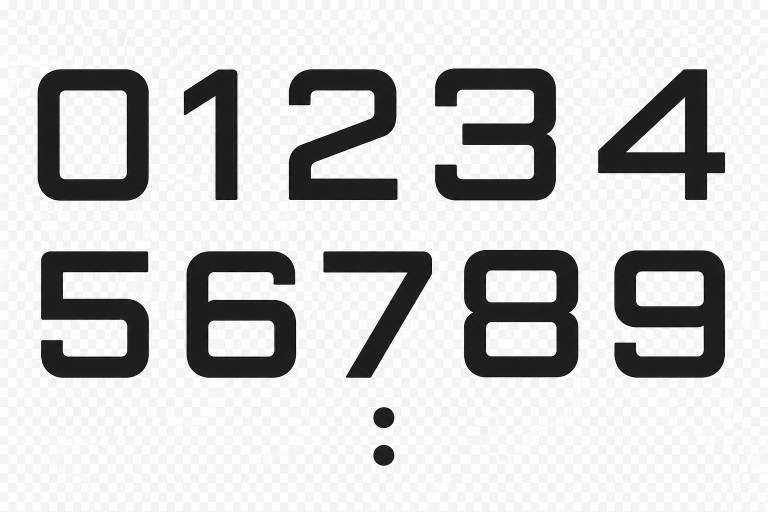
#> input picture tools/assets/clock_digits.png, 1536 x 1024 px (shown at 1/2 size)
$ python build_clock_font.py
#> lines starting #> are read from the running program, lines starting #| are printed output that depends on the picture; after the words box and inside, x2 and y2 are one past the last pixel; in counts of white or black regions, pixels touching at a corner belong together
#!/usr/bin/env python3
"""Build res/font/clockdigits.ttf from tools/assets/clock_digits.png.

The sheet holds 0-4 on one row and 5-9 on the next. Each digit is traced to
outlines with potrace, normalised to a common height and baseline, and given a
uniform (tabular) advance so the clock never shifts as the time changes.

A real font is the cheap way to do this on a watch: the system text engine
caches rendered glyphs, so a ten-glyph face costs no more per frame than the
built-in one, and the file is a few KB rather than a pile of PNGs.
"""
import pathlib

import numpy as np
import potrace
from PIL import Image
from fontTools.fontBuilder import FontBuilder
from fontTools.pens.cu2quPen import Cu2QuPen
from fontTools.pens.ttGlyphPen import TTGlyphPen

ROOT = pathlib.Path(__file__).resolve().parent
SHEET = ROOT / "assets/clock_digits.png"
OUT = ROOT.parent / "watchface/src/main/res/font/clockdigits.ttf"

UPM = 1000
DIGIT_HEIGHT = 700        # baseline to top of a digit, in font units
SIDE_BEARING = 8          # padding either side of the widest digit
INK_MAX_LUMA = 128        # the sheet is dark ink on a light checkerboard
ROW_GAP = 20              # min blank rows separating the two digit rows
MIN_ROW_FRACTION = 0.2    # a digit row is tall; the stray colon sample is not
COL_GAP = 8               # min blank cols separating digits
CURVE_ERROR = 1.0         # cubic -> quadratic tolerance, font units

FAMILY = "clockdigits"
STYLE = "Regular"


def runs(flags, gap):
    """Index ranges of True, merging breaks shorter than `gap`."""
    out, start, last = [], None, None
    for i, on in enumerate(flags):
        if on:
            if start is None:
                start = i
            last = i
        elif start is not None and i - last > gap:
            out.append((start, last))
            start = None
    if start is not None:
        out.append((start, last))
    return out


def find_digits(ink):
    """Return the ten digit bitmaps in 0-9 order, top row first."""
    bands = runs(ink.any(axis=1), ROW_GAP)
    # drops the loose colon sample sitting under the digits
    bands = [b for b in bands if b[1] - b[0] > ink.shape[0] * MIN_ROW_FRACTION]
    assert len(bands) == 2, "expected two digit rows, got %d" % len(bands)

    cells = []
    for y0, y1 in bands:
        band = ink[y0:y1 + 1]
        cols = runs(band.any(axis=0), COL_GAP)
        assert len(cols) == 5, "expected 5 digits per row, got %d" % len(cols)
        for x0, x1 in cols:
            sub = band[:, x0:x1 + 1]
            rows = np.where(sub.any(axis=1))[0]
            cells.append(sub[rows.min():rows.max() + 1])
    return cells


def trace(bitmap):
    """Trace a bool bitmap into contours of (points, is_hole) in y-up units."""
    # potrace inverts a bool bitmap internally, so hand it the inverse of the ink
    path = potrace.Bitmap(~bitmap).trace()
    h = bitmap.shape[0]
    contours = []
    for curve in path:
        pts = []

        def pt(p):
            # potrace works in image space (y down); flip to font space (y up)
            return (float(p.x), float(h - p.y))

        start = pt(curve.start_point)
        pts.append(("move", start))
        for seg in curve:
            if seg.is_corner:
                pts.append(("line", pt(seg.c)))
                pts.append(("line", pt(seg.end_point)))
            else:
                pts.append(("curve", pt(seg.c1), pt(seg.c2), pt(seg.end_point)))
        contours.append(pts)
    return contours


# [72 lines left out: functions signed_area, inside, orient, reverse_contour, draw, not called in this run]


def main():
    img = np.asarray(Image.open(SHEET).convert("L")).astype(int)
    ink = img < INK_MAX_LUMA
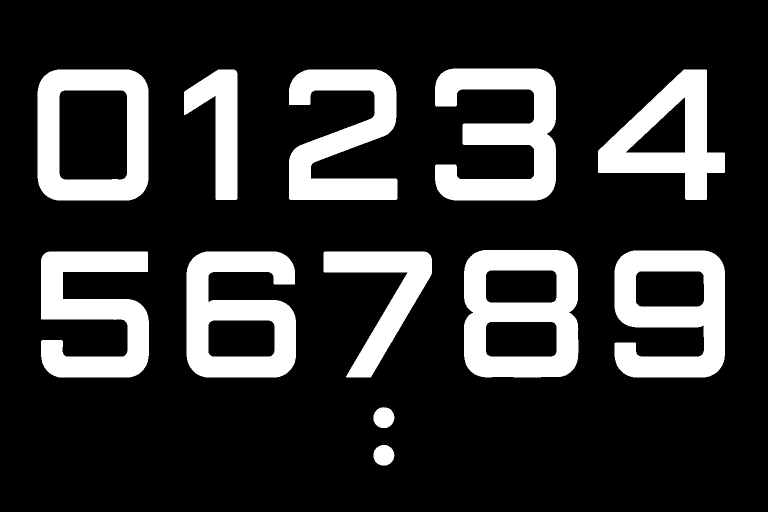
#> ink: shape (1024, 1536) bool (shown at 1/2 size); 19.4% white; 12 white regions, largest, box (x1, y1, x2, y2) and area: (928, 500, 1157, 755) 37277, (870, 137, 1112, 401) 35705, (1229, 501, 1450, 755) 35512
    cells = find_digits(ink)
#> the loop in runs, `for i, on in enumerate(flags):` made 1024 passes
#> start on pass 138: 137
#> after the loop in runs, `for i, on in enumerate(flags):`: out = [(137, 400), (500, 754), (814, 855), (890, 930)]
#> in find_digits, `bands = [b for b in bands if b[1] - b[0] > ink.shape[0] * MIN_ROW_FRAC..`: bands = [(137, 400), (500, 754)]
#> the loop in find_digits, `for y0, y1 in bands:` made 2 passes
#> pass 1, in find_digits, `band = ink[y0:y1 + 1]`:
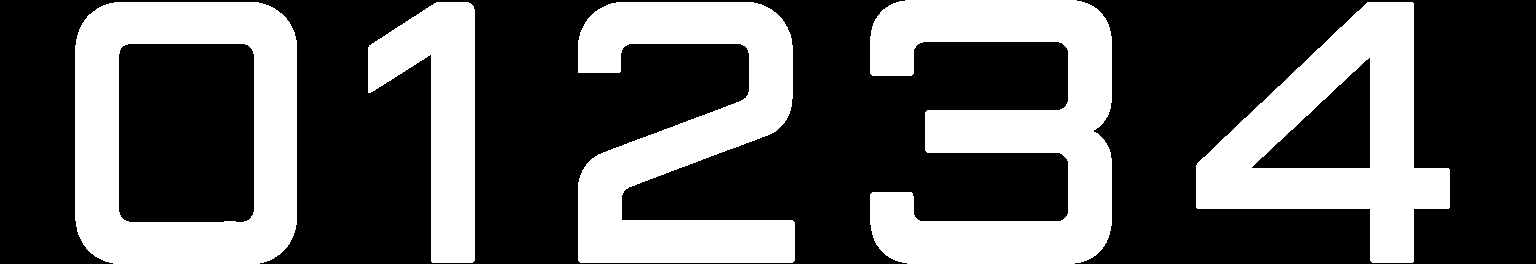
#> band: shape (264, 1536) bool; 35.1% white; 5 white regions, box (x1, y1, x2, y2) and area: (870, 0, 1112, 264) 35705, (75, 2, 297, 264) 32487, (578, 2, 795, 263) 31064, (1196, 2, 1450, 263) 28444, (368, 2, 475, 263) 14531
#> pass 2, in find_digits, `band = ink[y0:y1 + 1]`:
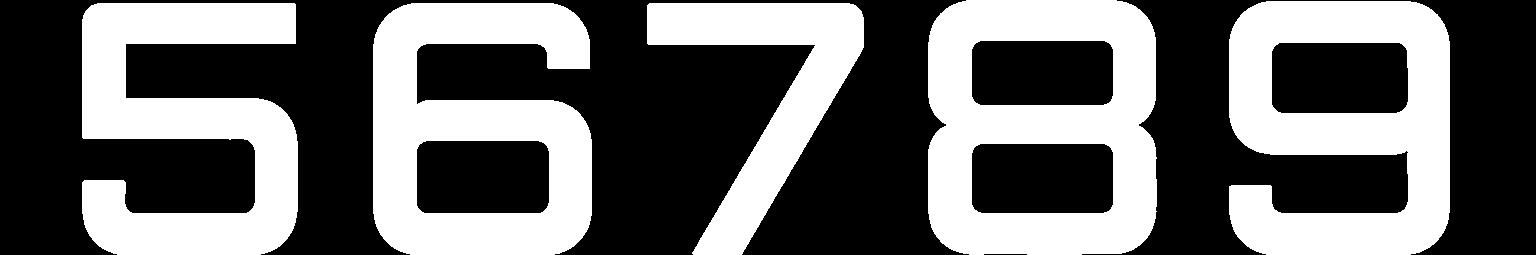
#> band: shape (255, 1536) bool; 40.8% white; 5 white regions, box (x1, y1, x2, y2) and area: (928, 0, 1157, 255) 37277, (1229, 1, 1450, 255) 35512, (373, 3, 592, 255) 34903, (82, 3, 298, 255) 32409, (647, 3, 864, 255) 19699
#> after the loop in find_digits, `for y0, y1 in bands:`: cells = 10 items
#> cells = 10 items

    traced, widths = [], []
    for bmp in cells:
        contours = orient(trace(bmp))
        scale = DIGIT_HEIGHT / float(bmp.shape[0])
        traced.append((contours, scale))
        widths.append(bmp.shape[1] * scale)
#> this loop made 1 pass
#> after the loop, traced = []; widths = []

    advance = int(round(max(widths) + 2 * SIDE_BEARING))
    print("tabular advance: %d units (%.1f%% of em)" % (advance, 100.0 * advance / UPM))

    order = [".notdef"] + [str(d) for d in range(10)]
    glyphs, metrics = {}, {}

    pen = TTGlyphPen(None)
    glyphs[".notdef"] = pen.glyph()
    metrics[".notdef"] = (advance, 0)

    for digit, (contours, scale) in enumerate(traced):
        tt = TTGlyphPen(None)
        pen = Cu2QuPen(tt, CURVE_ERROR)
        dx = (advance - widths[digit]) / 2.0
        draw(contours, pen, scale, dx, 0)
        glyphs[str(digit)] = tt.glyph()
        metrics[str(digit)] = (advance, int(round(dx)))
        print("  %s  width %3d  bearing %3d" % (digit, round(widths[digit]), round(dx)))

    fb = FontBuilder(UPM, isTTF=True)
    fb.setupGlyphOrder(order)
    fb.setupCharacterMap({ord(str(d)): str(d) for d in range(10)})
    fb.setupGlyf(glyphs)
    fb.setupHorizontalMetrics(metrics)

    # centre the digit block in the line box so the clock sits level
    ascent = (UPM + DIGIT_HEIGHT) // 2
    descent = ascent - UPM
    fb.setupHorizontalHeader(ascent=ascent, descent=descent)
    fb.setupNameTable({
        "familyName": FAMILY,
        "styleName": STYLE,
        "psName": FAMILY + "-" + STYLE,
        "fullName": FAMILY,
    })
    fb.setupOS2(sTypoAscender=ascent, sTypoDescender=descent, sTypoLineGap=0,
                usWinAscent=ascent, usWinDescent=-descent,
                sCapHeight=DIGIT_HEIGHT, sxHeight=DIGIT_HEIGHT)
    fb.setupPost()
    OUT.parent.mkdir(parents=True, exist_ok=True)
    fb.save(OUT)
    print("wrote", OUT, OUT.stat().st_size, "bytes")


if __name__ == "__main__":
    main()
#> (the call stopped at in trace, `path = potrace.Bitmap(~bitmap).trace()`: potrace is not available in this run)
